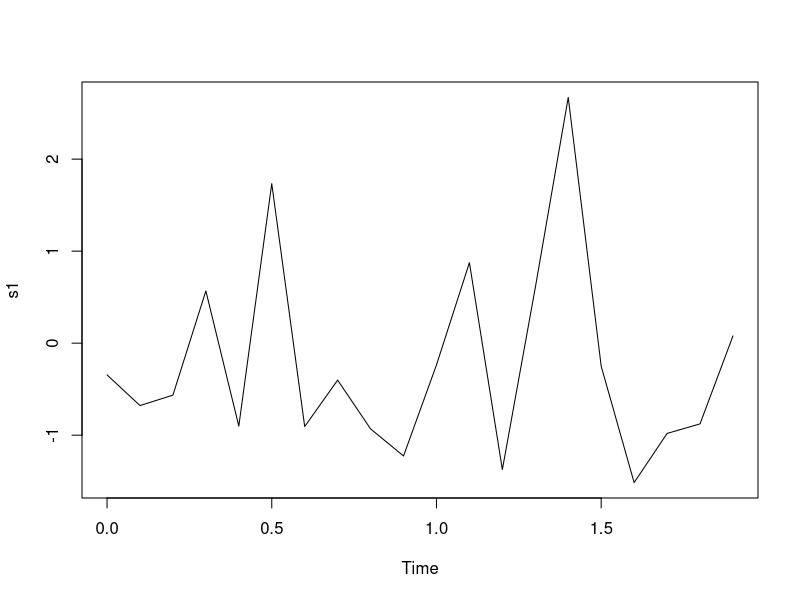

Write the R code that produced this figure.
## ---- chunk 1
knitr::opts_chunk$set(echo = TRUE)
library(tidyverse)
library(lubridate)
## ---- chunk 2
today <- Sys.Date()
now <- Sys.time()

today
now

class(today)
class(now)
## ---- chunk 3
t1 <- dmy("01-01-2023")
t1
t2 <- ymd("2023-6-10")
t2
t3 <- ymd_hm("2023/6/1 10:30")
t3
## ---- chunk 4
year(t1)
month(t2)
wday(t3)
## ---- chunk 5
(today - t1) %>% as.numeric()
## ---- chunk 6
now + months(2)
## ---- chunk 7
ceiling_date(today, "weeks")
## ---- chunk 8
seq(today, to= today + months(1), by="2 days")
seq(now, to=now + minutes(2), by="13 secs")
## ---- chunk 9
options(digits.secs = 3) # fino all millisecondo
## ---- chunk 10
s1 <- ts(rnorm(20), start = 0, frequency = 10)
s1
## ---- chunk 11
ts(rnorm(20), start = c(2023, 11), frequency = 12)
## ---- chunk 12
plot(s1)
## ---- chunk 13
start(s1)
end(s1)
frequency(s1)
## ---- chunk 14
as.numeric(s1)
## ---- chunk 15
time(s1)
